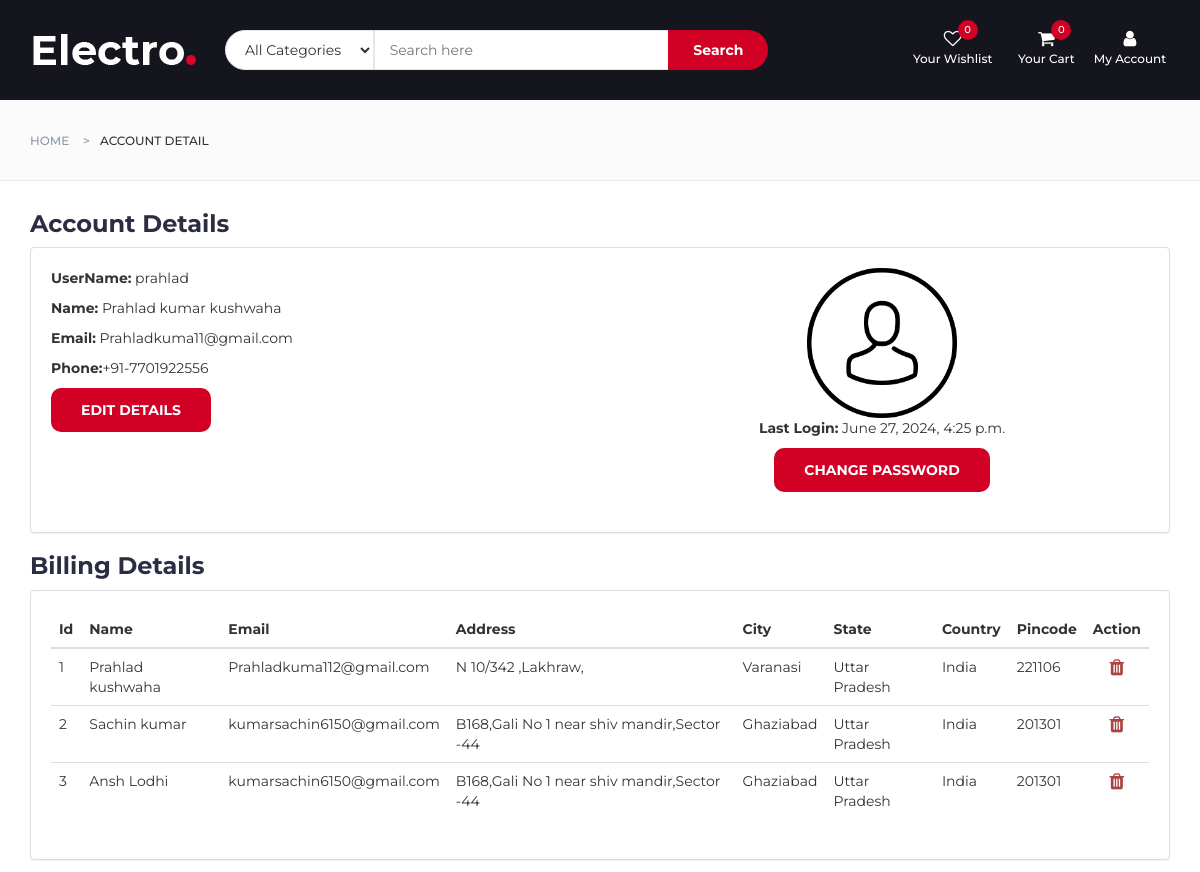
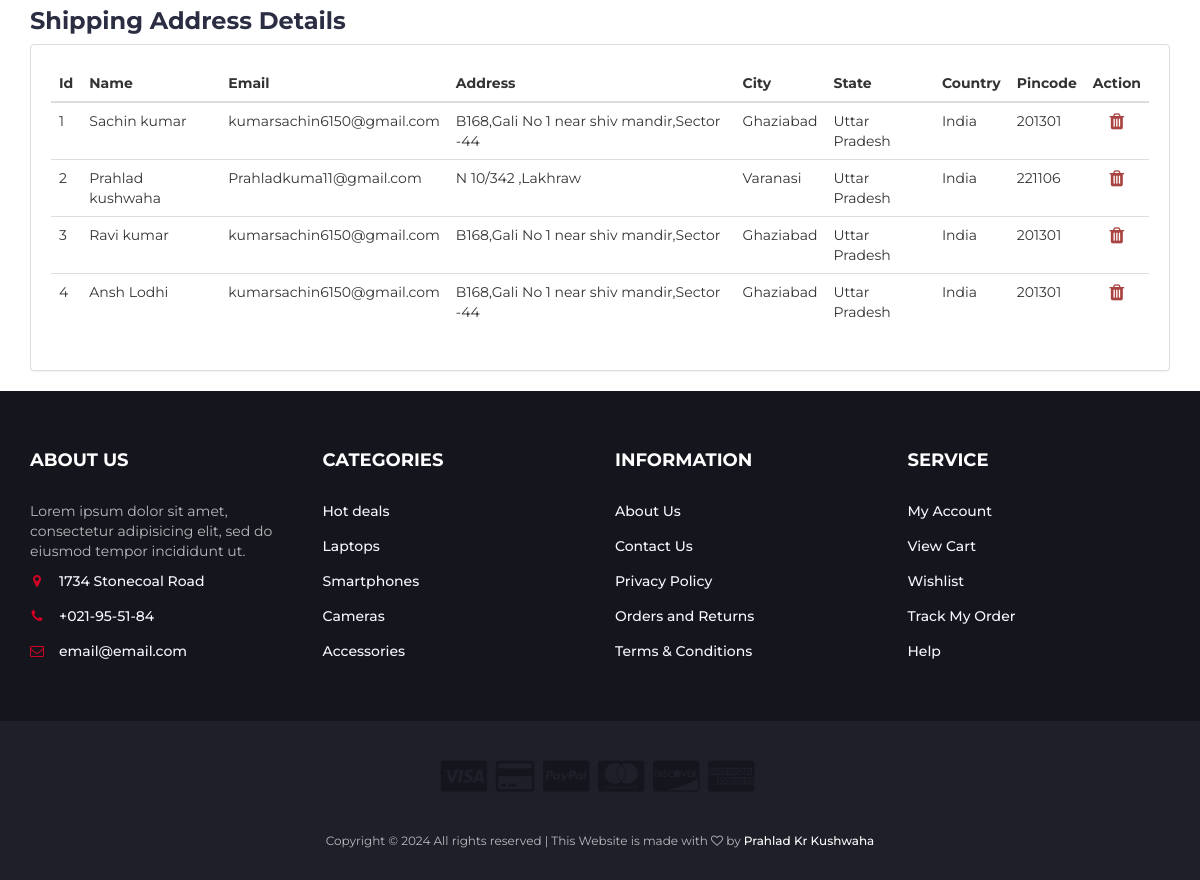
The app's page /accdetail/ (signed in), older data (2 pictures, top to bottom).
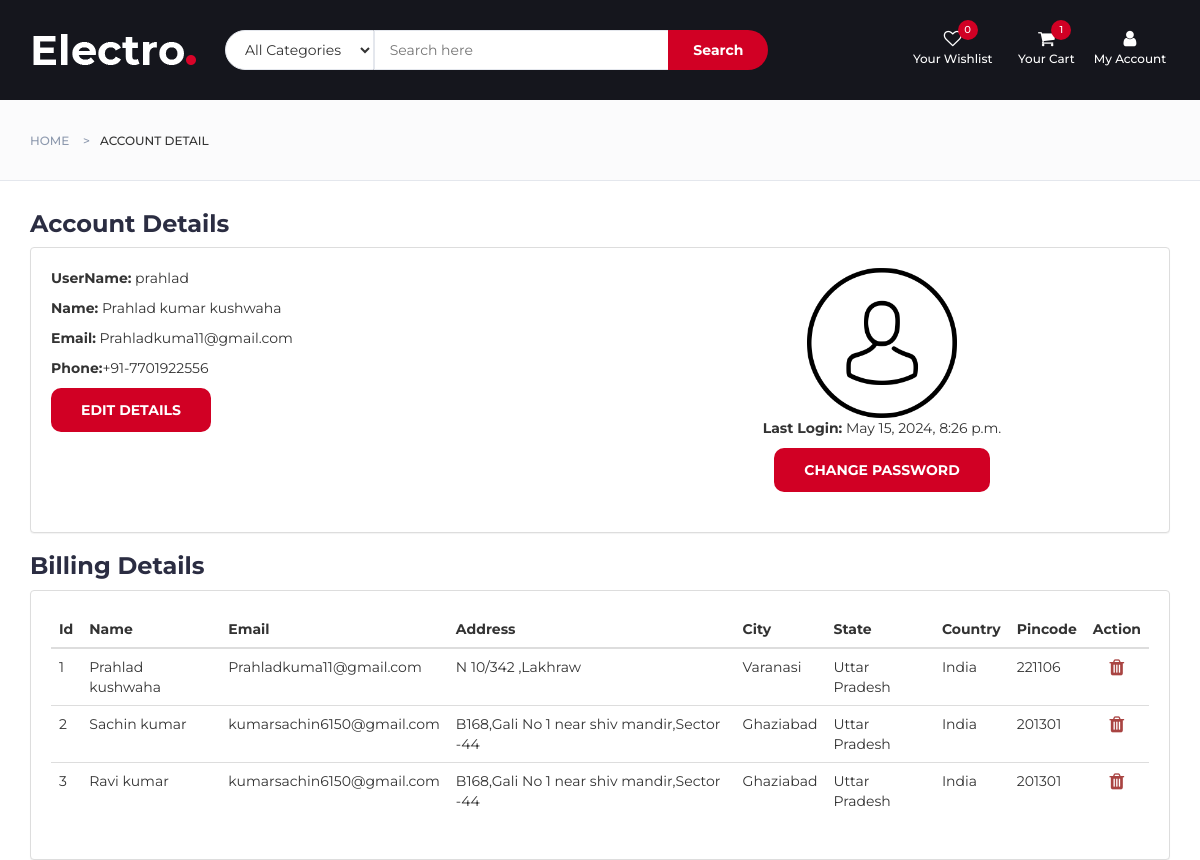
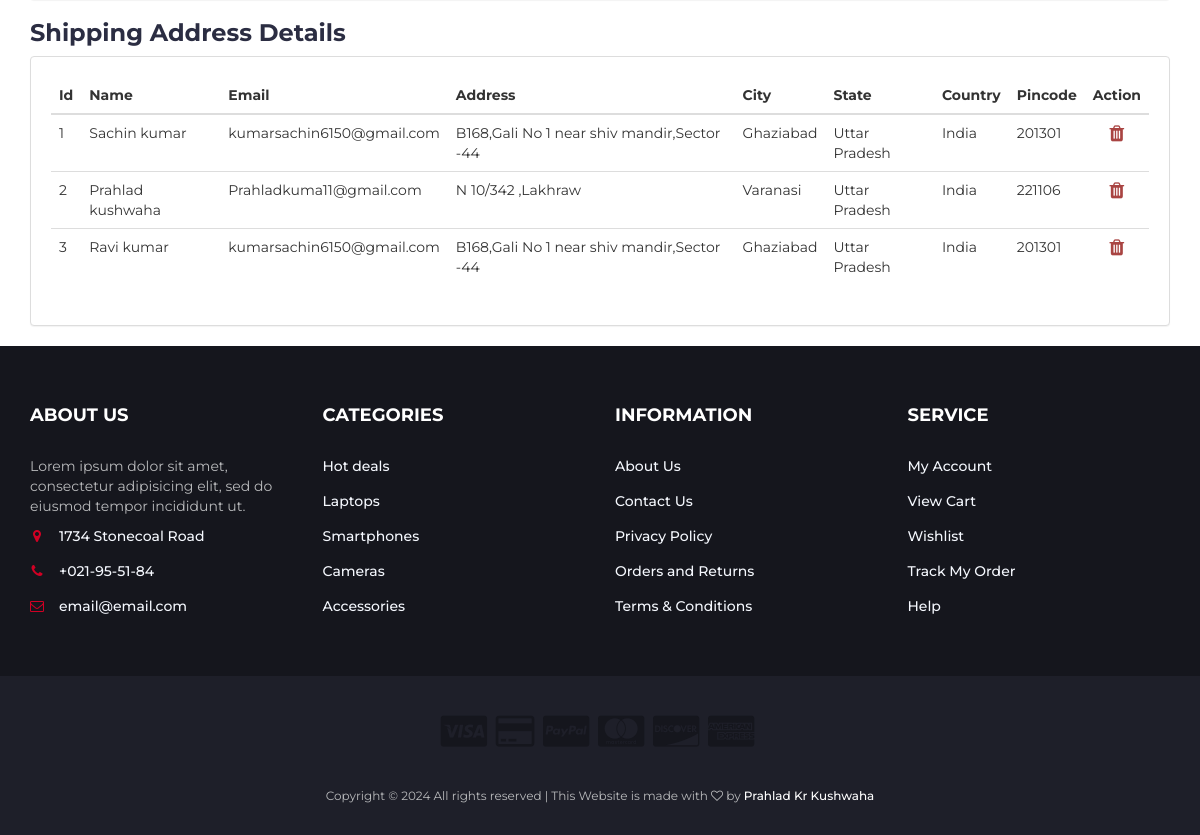
The same page, newer data (2 pictures, top to bottom).
### myapp/models.py (models this page shows, shortened)
class CustomUser(AbstractUser):
    mobile_number = models.CharField(max_length=10, blank=True, null=True)
    email = models.EmailField(unique=True)

class BillingAddress(models.Model):
    user = models.ForeignKey(CustomUser, on_delete=models.CASCADE)
    first_name = models.CharField(max_length=100)
    last_name = models.CharField(max_length=100)
    email = models.EmailField()
    address = models.TextField()
    city = models.CharField(max_length=100)
    state = models.CharField(max_length=100)
    country = models.CharField(max_length=100)
    pincode = models.CharField(max_length=10)
    created_at = models.DateTimeField(auto_now_add=True)

class ShippingAddress(models.Model):
    user = models.ForeignKey(CustomUser, on_delete=models.CASCADE)
    first_name = models.CharField(max_length=100)
    last_name = models.CharField(max_length=100)
    email = models.EmailField()
    address = models.TextField()
    city = models.CharField(max_length=100)
    state = models.CharField(max_length=100)
    country = models.CharField(max_length=100)
    pincode = models.CharField(max_length=10)
    created_at = models.DateTimeField(auto_now_add=True)
    class Meta:
        verbose_name = ("ShippingAddress")
        verbose_name_plural =("ShippingAddresss")

### myapp/views.py (the view)
# urls.py: path('accdetail/',views.accDetail,name='accdetail'),
@login_required
def accDetail(request):
    index(request)
    user = request.user
    try:
        billingAddress = BillingAddress.objects.filter(user=user)
        shippingAddresses = ShippingAddress.objects.filter(user=user)
        billing_addresses_json = serializers.serialize('json', billingAddress)
        shipping_addresses_json = serializers.serialize('json', shippingAddresses)
        context = {
            'billingAddress': billingAddress,
            'shippingAddresses': shippingAddresses,
            'billing_addresses_json': billing_addresses_json,
            'shipping_addresses_json': shipping_addresses_json
        }
    except:
        context = {
            'billingAddress': None,
            'shippingAddresses': None,
            "billing_addresses_json": None,
            "shipping_addresses_json": None
        }
    return render(request, 'accountDetail.html', context)

### myapp/templates/index.html (shortened to what this page needs)
{% extends "base.html" %}
{% load static %}

### myapp/templates/base.html (shortened to what this page needs)
{% load static %}
<!DOCTYPE html>
<html lang="en">
<head>
  <link type="text/css" rel="stylesheet" href="{% static 'css/bootstrap.min.css' %}" />
  <link type="text/css" rel="stylesheet" href="{% static 'css/slick.css' %}" />
  <link type="text/css" rel="stylesheet" href="{% static 'css/slick-theme.css' %}" />
  <link type="text/css" rel="stylesheet" href="{% static 'css/nouislider.min.css' %}" />
  <link rel="stylesheet" href="{% static 'css/font-awesome.min.css' %}" />
  <link type="text/css" rel="stylesheet" href="{% static 'css/style.css' %}" />
</head>
<body>
  <header>
    <div id="header" class=" ">
      <div class="container ">
        <div class="row">
          <div class="col-md-2">
            <div class="header-logo">
              <a href="{% url 'index' %}" class="logo">
                <img src="{% static './img/logo.png' %}" alt="" />
              </a>
            </div>
          </div>
          <div class="col-md-6 center">
            <div class="header-search">
              <form action="{% url 'search' %}" method="get">
                <select class="input-select" name="category">
                  <option value=0>All Categories</option>
                </select>
                <input class="input" placeholder="Search here" name="search" />
                <button type="submit" class="search-btn">Search</button>
              </form>
            </div>
          </div>
          <div class="col-md-4 clearfix">
            <div class="header-ctn">
              <div>
                <a href="{% url 'wishlist' %}">
                  <i class="fa fa-heart-o"></i>
                  <span>Your Wishlist</span>
                  <div class="qty">{{data.wishlist|length}}</div>
                </a>
              </div>
              <div class="dropdown">
                <a class="cart-dropdown-toggle" data-toggle="dropdown" aria-expanded="true">
                  <i class="fa fa-shopping-cart"></i>
                  <span>Your Cart</span>
                  <div class="qty" id="qty">{{ data.total_item }}</div>
                </a>
              </div>
              <div class="dropdown">
                {% if user.is_authenticated %}
                <a class="dropdown-toggle" data-toggle="dropdown" aria-expanded="true">
                  <i class="fa fa-user"></i>
                  <span>My Account</span>
                </a>
              </div>
              {% else %}
              <a href="{% url 'signup' %}">
                <i class="fa fa-user-o"></i>
                <span>My Account</span>
              </a>
              {% endif %}
            </div>
          </div>
        </div>
      </div>
    </div>
  </header>
  {% block content %} {% endblock content %}
  <footer id="footer">
    <div class="section">
      <div class="container">
        <div class="row">
          <div class="col-md-3 col-xs-6">
            <div class="footer">
              <h3 class="footer-title">About Us</h3>
              <p>
                Lorem ipsum dolor sit amet, consectetur adipisicing elit, sed
                do eiusmod tempor incididunt ut.
              </p>
              <ul class="footer-links">
                <li>
                  <a href="#"><i class="fa fa-map-marker"></i>1734 Stonecoal Road</a>
                </li>
                <li>
                  <a href="#"><i class="fa fa-phone"></i>+021-95-51-84</a>
                </li>
                <li>
                  <a href="#"><i class="fa fa-envelope-o"></i>email@email.com</a>
                </li>
              </ul>
            </div>
          </div>
          <div class="col-md-3 col-xs-6">
            <div class="footer">
              <h3 class="footer-title">Categories</h3>
              <ul class="footer-links">
                <li><a href="#">Hot deals</a></li>
                <li><a href="#">Laptops</a></li>
                <li><a href="#">Smartphones</a></li>
                <li><a href="#">Cameras</a></li>
                <li><a href="#">Accessories</a></li>
              </ul>
            </div>
          </div>
          <div class="col-md-3 col-xs-6">
            <div class="footer">
              <h3 class="footer-title">Information</h3>
              <ul class="footer-links">
                <li><a href="#">About Us</a></li>
                <li><a href="#">Contact Us</a></li>
                <li><a href="#">Privacy Policy</a></li>
                <li><a href="#">Orders and Returns</a></li>
                <li><a href="#">Terms & Conditions</a></li>
              </ul>
            </div>
          </div>
          <div class="col-md-3 col-xs-6">
            <div class="footer">
              <h3 class="footer-title">Service</h3>
              <ul class="footer-links">
                <li><a href="{% url 'accdetail' %}">My Account</a></li>
                <li><a href="{% url 'checkout' %}">View Cart</a></li>
                <li><a href="{% url 'wishlist' %}">Wishlist</a></li>
                <li><a href="{% url 'orderpage' %}">Track My Order</a></li>
                <li><a href="#">Help</a></li>
              </ul>
            </div>
          </div>
        </div>
      </div>
    </div>
    <div id="bottom-footer" class="section">
      <div class="container">
        <div class="row">
          <div class="col-md-12 text-center">
            <ul class="footer-payments">
              <li><a href="#"><i class="fa fa-cc-visa"></i></a></li>
              <li><a href="#"><i class="fa fa-credit-card"></i></a></li>
              <li><a href="#"><i class="fa fa-cc-paypal"></i></a></li>
              <li><a href="#"><i class="fa fa-cc-mastercard"></i></a></li>
              <li><a href="#"><i class="fa fa-cc-discover"></i></a></li>
              <li><a href="#"><i class="fa fa-cc-amex"></i></a></li>
            </ul>
            <span class="copyright">
              Copyright &copy;
              All rights reserved | This Website is made with
              <i class="fa fa-heart-o" aria-hidden="true"></i> by
              <a href="https://techfreak.life/" target="_blank" class="text-name">Prahlad Kr Kushwaha</a>
            </span>
          </div>
        </div>
      </div>
    </div>
  </footer>
</body>
</html>

### myapp/templates/accountDetail.html (shortened to what this page needs)
{% extends 'base.html' %}
{% load static %}
{% block content %}
<div id="breadcrumb" class="section">
    <div class="container">
        <div class="row">
            <div class="col-md-12">
                <ul class="breadcrumb-tree">
                    <li><a href="{% url 'index' %}">Home</a></li>
                    <li class="active">Account Detail</li>
                </ul>
            </div>
        </div>
    </div>
</div>
<div class="container">
    <div class="row row-reverse">
        <div class="col-md-12">
            <h3 class="">Account Details</h3>
            <div class="panel panel-default">
                <div class="panel-body acc">
                    <div class="row">
                        <div class="col-md-6 ">
                            <div class="detail">
                                <p><strong>UserName:</strong> {{user.username}}</p>
                                <p><strong>Name:</strong> {{user.first_name}} {{user.last_name}}</p>
                                <p><strong>Email:</strong> {{user.email}}</p>
                                <p><strong>Phone:</strong>+91-{{user.mobile_number}}</p>
                                <button class="primary-btn cta-btn" data-toggle="modal" data-target="#editModal1">Edit Details</button>
                            </div>
                        </div>
                        <div class="col-md-6 col-xs-12">
                            <div class="img text-center">
                                <img src="{% static 'img/user.png' %}" alt="" height="150px">
                                <p><strong>Last Login:</strong> {{user.last_login}}</p>
                                <button class="primary-btn cta-btn" data-toggle="modal" data-target="#editModal2">Change Password</button>
                            </div>
                        </div>
                    </div>
                </div>
            </div>
        </div>
    </div>
    <div class="row">
        <div class="col-md-12">
            <h3 class="">Billing Details</h3>
            <div class="panel panel-default">
                <div class="panel-body">
                    <div class="table-responsive">
                        <table class="table table-hover " id="billingTable">
                            <thead>
                                <tr >
                                    <th>Id</th>
                                    <th>Name</th>
                                    <th>Email</th>
                                    <th>Address</th>
                                    <th>City</th>
                                    <th>State</th>
                                    <th>Country</th>
                                    <th>Pincode</th>
                                    <th>Action</th>
                                </tr>
                            </thead>
                            <tbody>
                                {% for user in billingAddress %}
                                <tr data-id="{{user.id}}" class="billing-row" data-addresstype="billing">
                                    <td data-toggle="modal" data-target="#editModal3" data-id="{{ user.id }}">{{ forloop.counter }}</td>
                                    <td data-toggle="modal" data-target="#editModal3" data-id="{{ user.id }}">{{ user.first_name }} {{ user.last_name }}</td>
                                    <td data-toggle="modal" data-target="#editModal3" data-id="{{ user.id }}">{{ user.email }}</td>
                                    <td data-toggle="modal" data-target="#editModal3" data-id="{{ user.id }}">{{ user.address }}</td>
                                    <td data-toggle="modal" data-target="#editModal3" data-id="{{ user.id }}">{{ user.city }}</td>
                                    <td data-toggle="modal" data-target="#editModal3" data-id="{{ user.id }}">{{ user.state }}</td>
                                    <td data-toggle="modal" data-target="#editModal3" data-id="{{ user.id }}">{{ user.country }}</td>
                                    <td data-toggle="modal" data-target="#editModal3" data-id="{{ user.id }}">{{ user.pincode }}</td>
                                    <td class="text-center">
                                        <a href="#" class="delete-address">
                                            <i class="fa fa-trash fa-lg text-danger" aria-hidden="true"></i>
                                        </a>
                                    </td>
                                </tr>
                                {% endfor %}
                            </tbody>
                        </table>
                    </div>
                </div>
            </div>
        </div>
    </div>
    <div class="row">
        <div class="col-md-12">
            <h3 class="">Shipping Address Details</h3>
            <div class="panel panel-default">
                <div class="panel-body">
                    <div class="table-responsive">
                        <table class="table table-hover" id="billingTable">
                            <thead>
                                <tr>
                                    <th>Id</th>
                                    <th> Name</th>
                                    <th>Email</th>
                                    <th>Address</th>
                                    <th>City</th>
                                    <th>State</th>
                                    <th>Country</th>
                                    <th>Pincode</th>
                                    <th>Action</th>
                                </tr>
                            </thead>
                            <tbody>
                                {% for user in shippingAddresses %}
                                <tr data-id="{{user.id}}" data-addresstype="shipping" class="shipping-row">
                                    <td data-toggle="modal" data-target="#editModal3" data-id="{{ user.id }}">{{ forloop.counter }}</td>
                                    <td data-toggle="modal" data-target="#editModal3" data-id="{{ user.id }}">{{ user.first_name }} {{ user.last_name }}</td>
                                    <td data-toggle="modal" data-target="#editModal3" data-id="{{ user.id }}">{{ user.email }}</td>
                                    <td data-toggle="modal" data-target="#editModal3" data-id="{{ user.id }}">{{ user.address }}</td>
                                    <td data-toggle="modal" data-target="#editModal3" data-id="{{ user.id }}">{{ user.city }}</td>
                                    <td data-toggle="modal" data-target="#editModal3" data-id="{{ user.id }}">{{ user.state }}</td>
                                    <td data-toggle="modal" data-target="#editModal3" data-id="{{ user.id }}">{{ user.country }}</td>
                                    <td data-toggle="modal" data-target="#editModal3" data-id="{{ user.id }}">{{ user.pincode }}</td>
                                    <td class="text-center">
                                        <a href="#" class="delete-address">
                                            <i class="fa fa-trash fa-lg text-danger" aria-hidden="true"></i>
                                        </a>
                                    </td>
                                </tr>
                                {% endfor %}
                            </tbody>
                        </table>
                    </div>
                </div>
            </div>
        </div>
    </div>
</div>
{% endblock %}

Row changes from the older to the newer data that the page shows:
removed BillingAddress: first_name "Ansh", last_name "Lodhi", email "kumarsachin6150@gmail.com", address "B168,Gali No 1 near shiv mandir,Sector -44", city "Ghaziabad", state "Uttar Pradesh", country "India", pincode "201301"
removed ShippingAddress: first_name "Ansh", last_name "Lodhi", email "kumarsachin6150@gmail.com", address "B168,Gali No 1 near shiv mandir,Sector -44", city "Ghaziabad", state "Uttar Pradesh", country "India", pincode "201301"
changed CustomUser "prahlad": last_login "June 27, 2024, 4:25 p.m." → "May 15, 2024, 8:26 p.m."
changed BillingAddress "Prahlad": email "Prahladkuma112@gmail.com" → "Prahladkuma11@gmail.com"; address "N 10/342 ,Lakhraw," → "N 10/342 ,Lakhraw"
added BillingAddress: first_name "Ravi", last_name "kumar", email "kumarsachin6150@gmail.com", address "B168,Gali No 1 near shiv mandir,Sector -44", city "Ghaziabad", state "Uttar Pradesh", country "India", pincode "201301"
changed ShippingAddress "Ravi": address "B168,Gali No 1 near shiv mandir,Sector" → "B168,Gali No 1 near shiv mandir,Sector -44"
Text that changed along with them:
{{ data.total_item }}: "0" → "1"
